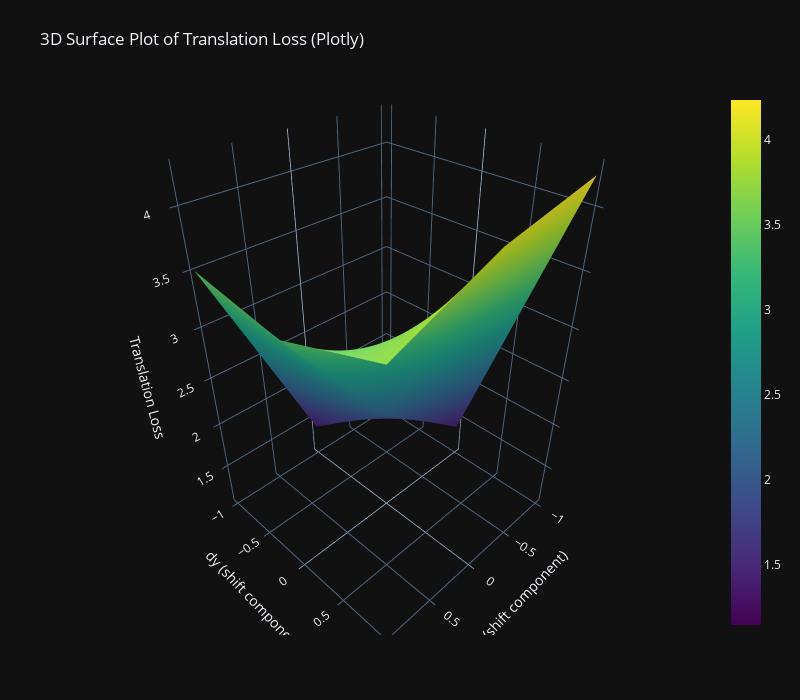

Source (notebook cell):
### Code cell
import plotly.graph_objects as go
import jax.numpy as jnp
import numpy as np

# Ensure coarse_canvas and target_coarse are defined from previous cells.
# Also, the translation_loss function and its dependencies (make_4_shifted_patches, get_array_slice)
# and constants (BORDER_COARSE_EXTENT, PATCH_COARSE_HEIGHT, PATCH_COARSE_WIDTH)
# must be in scope.

# Define the range for dx and dy
dx_vals = np.arange(-1.0, 1.01, 0.1)  # Using 1.01 to ensure 1.0 is included
dy_vals = np.arange(-1.0, 1.01, 0.1)

# Initialize an array to store the Z values (loss)
# Z_loss_values[i, j] will store loss for dy_vals[i] and dx_vals[j]
Z_loss_values = np.zeros((len(dy_vals), len(dx_vals)))

# Calculate the loss for each combination of dx and dy
print("Calculating loss values for the 3D Plotly plot (this may take a moment)...")
for i in range(len(dy_vals)):
    for j in range(len(dx_vals)):
        dy_val = dy_vals[i]
        dx_val = dx_vals[j]
        current_shifts = jnp.array([dy_val, dx_val])
        loss = translation_loss(coarse_canvas, target_coarse, current_shifts)
        Z_loss_values[i, j] = float(loss)
print("Calculation complete.")

# Create the 3D surface plot using Plotly
# For go.Surface:
# - z is the 2D array of height values.
# - x is a 1D array corresponding to the columns of z.
# - y is a 1D array corresponding to the rows of z.
fig = go.Figure(data=[go.Surface(z=Z_loss_values, x=dx_vals, y=dy_vals, colorscale='Viridis')])

# Update layout for titles and axis labels
fig.update_layout(
    title='3D Surface Plot of Translation Loss (Plotly)',
    scene=dict(
        xaxis_title='dx (shift component)',
        yaxis_title='dy (shift component)',
        zaxis_title='Translation Loss'
    ),
    autosize=False,
    width=800,
    height=700,
    margin=dict(l=65, r=50, b=65, t=90)
)

fig.show()

### Figure 1 — Plotly figure (JSON) as saved in the notebook; plotly's stock layout.template omitted (floating-point values rounded to 4 significant figures; data arrays with more than 128 entries replaced by an {"elided": "..."} marker saying what was removed)
{"data": [{"colorscale": [[0.0, "#440154"], [0.1111, "#482878"], [0.2222, "#3e4989"], [0.3333, "#31688e"], [0.4444, "#26828e"], [0.5556, "#1f9e89"], [0.6667, "#35b779"], [0.7778, "#6ece58"], [0.8889, "#b5de2b"], [1.0, "#fde725"]], "x": [-1.0, -0.9, -0.8, -0.7, -0.6, -0.5, -0.4, -0.3, -0.2, -0.1, -2.22e-16, 0.1, 0.2, 0.3, 0.4, 0.5, 0.6, 0.7, 0.8, 0.9, 1.0], "y": [-1.0, -0.9, -0.8, -0.7, -0.6, -0.5, -0.4, -0.3, -0.2, -0.1, -2.22e-16, 0.1, 0.2, 0.3, 0.4, 0.5, 0.6, 0.7, 0.8, 0.9, 1.0], "z": {"elided": "21x21 float values"}, "type": "surface"}], "layout": {"margin": {"l": 65, "r": 50, "b": 65, "t": 90}, "title": {"text": "3D Surface Plot of Translation Loss (Plotly)"}, "scene": {"xaxis": {"title": {"text": "dx (shift component)"}}, "yaxis": {"title": {"text": "dy (shift component)"}}, "zaxis": {"title": {"text": "Translation Loss"}}}, "autosize": false, "width": 800, "height": 700}}
